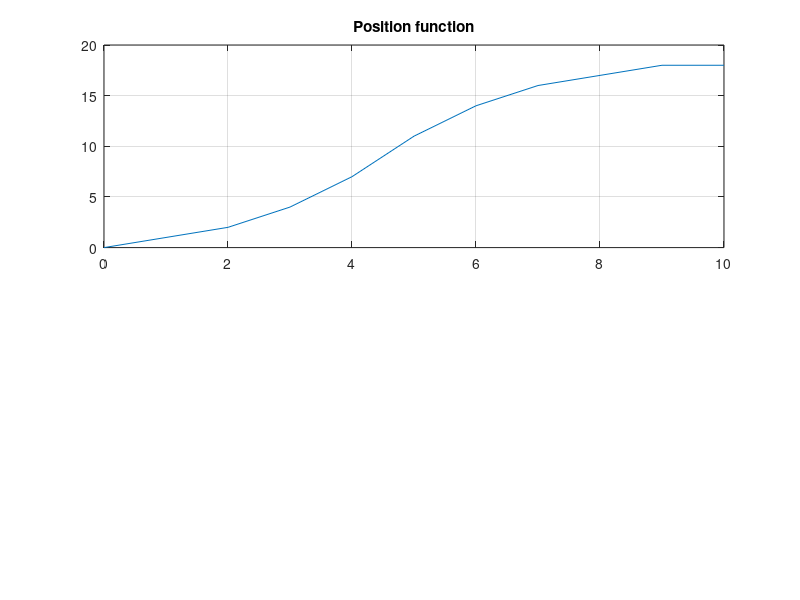

Write MATLAB code to recreate this figure. (Note: this script raises an error after producing the figure.)
%Position and velocity
%List elements of array for t and position
t=0:10;
pos=[0 1 2 4 7 11 14 16 17 18 18];
subplot(2,1,1)
plot(t,pos)
grid on
title('Position function')
n = length(t);
der=(y(3:n)-y(1:n-2))./(x(3:n)-x(1:n-2));
subplot(2,1,2)
plot(t(2:n-1),der)
grid on
xlim([0 10])
title('Velcoity function')
%Report max and avg velcoity
maxVel=max(der);
avgVel=mean(der);
fprintf("The maximum velocity is %g m/s.\n",maxVel);
fprintf("The average velocity is %g m/s.\n",avgVel);
